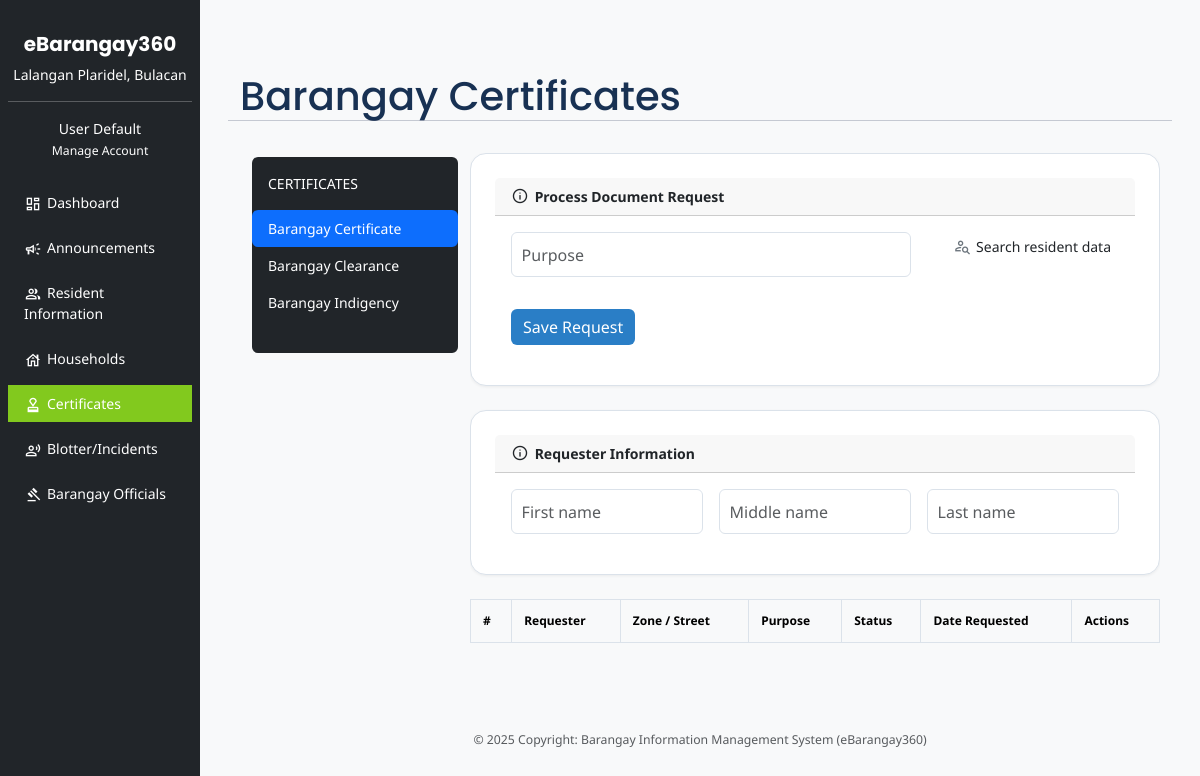
The app's page /public/index.php?page=barangay-certificates, older data.
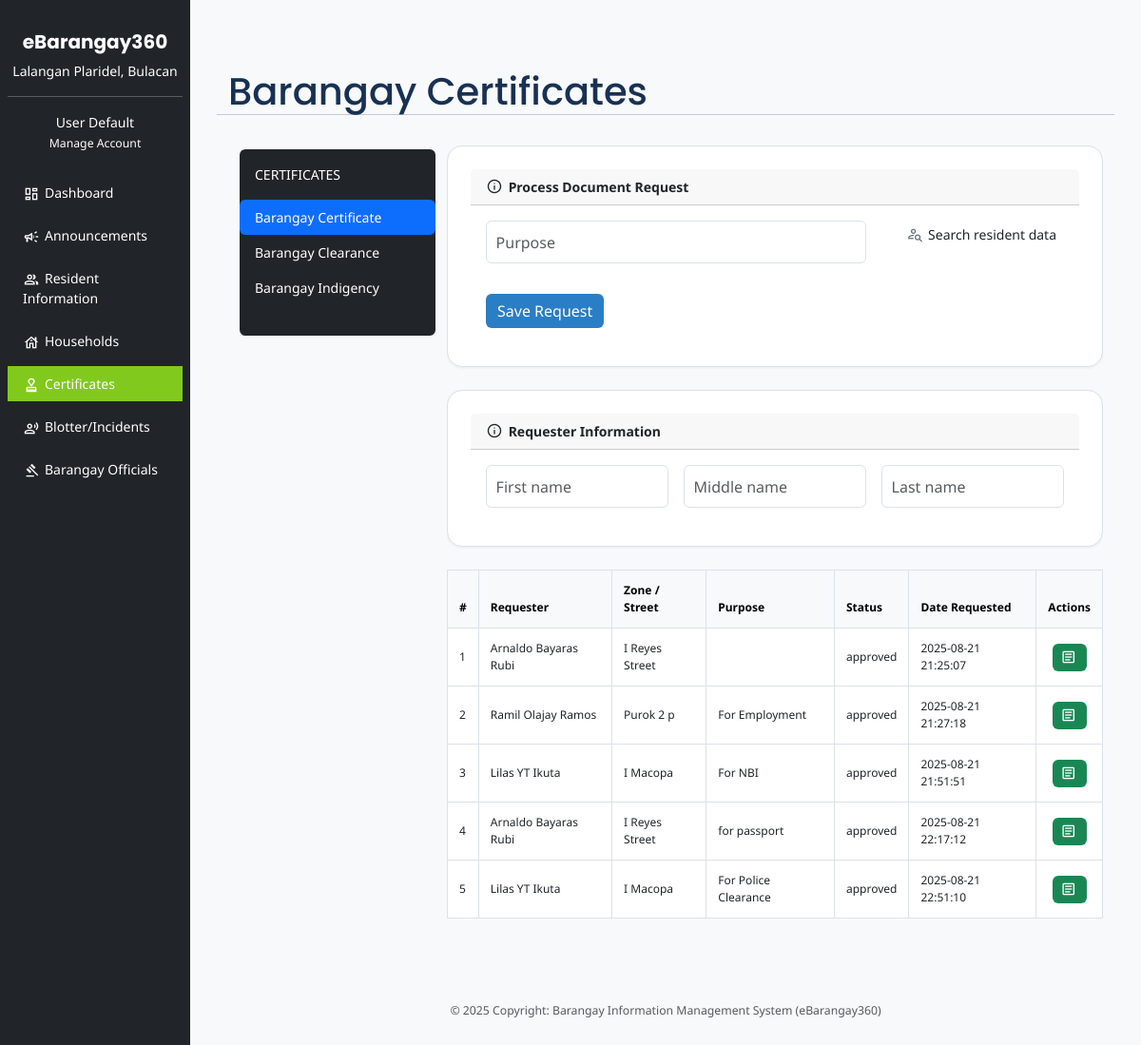
The same page, newer data.
### tables this page shows
CREATE TABLE `barangay_certificate_requests` (
  `id` int(11) NOT NULL,
  `resident_id` int(11) NOT NULL,
  `purpose` varchar(50) NOT NULL,
  `status` varchar(50) NOT NULL,
  `requested_at` datetime NOT NULL
);

CREATE TABLE `residents` (
  `id` int(11) NOT NULL,
  `user_id` int(11) DEFAULT NULL,
  `first_name` varchar(255) DEFAULT NULL,
  `middle_name` varchar(255) DEFAULT NULL,
  `last_name` varchar(255) DEFAULT NULL,
  `date_of_birth` date DEFAULT NULL,
  `place_of_birth_province` varchar(255) DEFAULT NULL,
  `place_of_birth_city_municipality` varchar(255) NOT NULL,
  `place_of_birth_barangay` varchar(255) NOT NULL,
  `gender` varchar(10) DEFAULT NULL,
  `civil_status` varchar(50) DEFAULT NULL,
  `email` varchar(255) NOT NULL,
  `phone_number` varchar(255) NOT NULL,
  `alias_nickname` varchar(255) NOT NULL,
  `occupation` varchar(255) NOT NULL,
  `permanent_province` varchar(255) NOT NULL,
  `permanent_city_municipality` varchar(255) NOT NULL,
  `permanent_barangay` varchar(255) NOT NULL,
  `permanent_street` varchar(255) NOT NULL,
  `permanent_zone` varchar(255) NOT NULL,
  `permanent_landmark` varchar(255) NOT NULL,
  `present_province` varchar(255) NOT NULL,
  `present_city_municipality` varchar(255) NOT NULL,
  `present_barangay` varchar(255) NOT NULL,
  `present_zone` varchar(255) NOT NULL,
  `present_street` varchar(255) NOT NULL,
  `present_landmark` varchar(255) NOT NULL,
  `photo_filename` varchar(255) DEFAULT NULL,
  `has_account` tinyint(1) NOT NULL,
  `unemployed` tinyint(4) NOT NULL,
  `alive` tinyint(1) NOT NULL,
  `is_deleted` tinyint(1) NOT NULL,
  `created_at` timestamp NOT NULL DEFAULT current_timestamp(),
  `updated_at` timestamp NOT NULL DEFAULT current_timestamp() ON UPDATE current_timestamp(),
  `valid_id_type` varchar(255) DEFAULT NULL,
  `valid_id_number` varchar(255) DEFAULT NULL
);

### resources/views/barangay-certificates.php (the view, shortened to what this page needs)
<?php
  require '../config/database.php';
?>
<main id="residents-dashboard" class="col-md-10 ms-sm-auto px-md-4 py-4">
  <div class="px-3 py-5">
      <div class="row mb-3">
          <h1 class="m-0">Barangay Certificates</h1>
          <hr>
      </div>
      <div class="row mx-0">
          <section class="col-md-3">
              <div class="sticky-top py-1">
                  <div class="bg-dark text-white rounded">
                      <nav class="nav flex-column nav-pills py-3">
                          <p class="text-uppercase text-truncate ps-3">Certificates</p>
                          <ul class="list-unstyled">
                              <li class="nav-item">
                                  <a href="?page=barangay-certificates" class="nav-link text-white text-truncate <?php if ($page == 'barangay-certificates') echo 'active'; ?>" aria-current="page">
                                      Barangay Certificate
                                  </a>
                              </li>
                              <li class="nav-item">
                                  <a href="?page=barangay-clearance" class="nav-link text-white text-truncate <?php if ($page == 'barangay-clearance') echo 'active'; ?>" aria-current="page">
                                      Barangay Clearance
                                  </a>
                              </li>
                              <li class="nav-item">
                                  <a href="?page=barangay-certificate-of-indigency" class="nav-link text-white text-truncate <?php if ($page == 'barangay-certificate-of-indigency') echo 'active'; ?>" aria-current="page">
                                      Barangay Indigency
                                  </a>
                              </li>
                          </ul>
                      </nav>
                  </div>
              </div>
          </section>
          <section class="inner-content col-md-9 p-0 bg-transparent rounded" style="overflow: hidden;">
            <form method="POST" class="needs-validation" id="barangay-certificate-form" class="px-3 py-4" novalidate action="<?= ACTIONS_URL ?>add-request-barangay-certificate.php" enctype="multipart/form-data">
                <div class="card mb-4">
                    <div class="card-header fw-bold"><i class="add-resident-subheading-icon material-symbols-outlined md-18 text-dark">Info</i> Process Document Request</div>
                    <div class="card-body row g-3">
                        <div class="col-md-8"><input type="text" name="purpose" class="form-control" placeholder="Purpose" required>
                        </div>
                        <div class="col-md-4 d-flex justify-content-end g-3 mb-3 align-items-end">
                            <button type="button" class="btn btn-sm btn-outline-dark" data-bs-toggle="modal"  data-bs-target="#resident-search-modal">
                            <i class="material-symbols-outlined md-18 text-secondary">person_search</i> Search resident data </button>
                        </div>
                    </div>
                    <div class="card-body row g-3">
                        <div class="col-md-8">
                            <button type="submit" class="btn btn-primary">Save Request</button>
                        </div>
                    </div>
                </div>
                <div class="card mb-4">
                    <div class="card-header fw-bold"><i class="add-resident-subheading-icon material-symbols-outlined md-18 text-dark">Info</i> Requester Information</div>
                    <div class="card-body row g-3">
                        <div class="col-md-4"><input type="text" readonly name="resident_first_name" class="form-control" placeholder="First name" required>
                        </div>
                        <div class="col-md-4"><input type="text" readonly name="resident_middle_name" class="form-control" placeholder="Middle name"></div>
                        <div class="col-md-4"><input type="text" readonly name="resident_last_name" class="form-control" placeholder="Last name" required>
                        </div>
                    </div>
                </div>
            </form>
            <div class="table-responsive">
            <table id="residents-table" class="table table-bordered align-middle">
                <thead class="table-light">
                <tr>
                    <th>#</th>
                    <th>Requester</th>
                    <th>Zone / Street</th>
                    <th>Purpose</th>
                    <th>Status</th>
                    <th>Date Requested</th>
                    <th>Actions</th>
                </tr>
                </thead>
                <tbody>
                <?php
                    $stmt = $pdo->query("SELECT r.last_name,r.first_name, r.middle_name, r.date_of_birth, r.gender, r.civil_status, r.present_zone, r.present_street, bcr.id, bcr.purpose, bcr.status, bcr.requested_at
                        FROM residents r
                        JOIN barangay_certificate_requests bcr ON r.id = bcr.resident_id");
                    while ($row = $stmt->fetch(PDO::FETCH_ASSOC)) {
                    ?>
                    <tr>
                    <td><?php echo $row['id']; ?></td>
                    <td><?php echo $row['first_name'] . ' ' . $row['middle_name'] . ' ' . $row['last_name']; ?></td>
                    <td><?php echo $row['present_zone']. ' ' . $row['present_street']; ?></td>
                    <td><?php echo $row['purpose']; ?></td>
                    <td><?php echo $row['status']; ?></td>
                    <td><?php echo $row['requested_at']; ?></td>
                    <td class="text-center">
                        <a data-id="<?= $row['id'] ?>" href="?page=barangay-certificates&success=1&request_id=<?= $row['id'] ?>" class="btn btn-sm btn-success text-white edit-btn" title="View Barangay Certificate"><i class="material-symbols-outlined md-18">article</i></a>
                    </td>
                    </tr>
                    <?php } ?>
                </tbody>
            </table>
            </div>
          </section>
      </div>
  </div>

### public/index.php (shortened to what this page needs)
<?php
$view = function($page, $data = [], $layout = 'app') {
    extract($data);
    if ($layout === 'auth') {
        require BASE_PATH . "/resources/views/layouts/auth-header.php";
        require BASE_PATH . "/resources/views/{$page}.php";
        require BASE_PATH . "/resources/views/layouts/auth-footer.php";
    } else {
        require BASE_PATH . "/resources/views/layouts/header.php";
        require BASE_PATH . "/resources/views/layouts/sidebar.php";
        require BASE_PATH . "/resources/views/{$page}.php";
        require BASE_PATH . "/resources/views/layouts/footer.php";
    }
};
$page = $_GET['page'] ?? 'login';
switch ($page) {
    case 'barangay-certificates':
        $view('barangay-certificates', ['title' => 'Barangay Certificates - eBarangay360']);
        break;
}

### resources/views/layouts/header.php (shortened to what this page needs)
<!DOCTYPE html>
<html lang="en">
<head>
  <link href="https://cdn.jsdelivr.net/npm/bootstrap@5.3.0/dist/css/bootstrap.min.css" rel="stylesheet">
  <link href="https://cdn.datatables.net/1.13.4/css/dataTables.bootstrap5.min.css" rel="stylesheet">
  <link href="css/custom.css" rel="stylesheet">
  <link href="css/print.css" rel="stylesheet">
</head>
<body id="dashboard">
  <div class="container-fluid">
    <div class="row">

### resources/views/layouts/sidebar.php
<nav id="sidebar" class="col-md-2 d-none d-md-block sidebar py-3 px-2">
  <div class="text-center text-white mb-4">
    <h5 id="side-bar-title">eBarangay360</h5>
    <p>Lalangan Plaridel, Bulacan</p>
    <hr class="bg-white">
    <p>User Default<br><small>Manage Account</small></p>
  </div>
  <ul class="nav flex-column">
    <li class="nav-item mb-2"><a href="?page=dashboard" class="nav-link <?php echo $page === 'dashboard' ? 'active' : ''; ?>"><i class="material-symbols-outlined md-18">dashboard</i>Dashboard</a></li>
    <li class="nav-item mb-2"><a href="?page=announcements" class="nav-link <?php echo $page === 'announcements' ? 'active' : ''; ?>"><i class="material-symbols-outlined md-18">campaign</i>Announcements</a></li>
    <li class="nav-item mb-2"><a href="?page=residents" class="nav-link <?php echo $page === 'residents' || $page === 'add-resident' ? 'active' : ''; ?>"><i class="material-symbols-outlined md-18">people</i>Resident Information</a></li>
    <li class="nav-item mb-2"><a href="?page=households" class="nav-link <?php echo $page === 'households' || $page === 'add-household' || $page === 'add-household-members' ? 'active' : ''; ?>"><i class="material-symbols-outlined md-18">house</i>Households</a></li>
    <li class="nav-item mb-2"><a href="?page=barangay-certificates" class="nav-link <?php echo $page === 'barangay-certificates' || $page === 'barangay-clearance' || $page === 'barangay-certificate-of-indigency' ? 'active' : ''; ?>"><i class="material-symbols-outlined md-18">approval</i>Certificates</a></li>
    <li class="nav-item mb-2"><a href="?page=blotter-reports" class="nav-link <?php echo $page === 'blotter-reports' || $page === 'add-new-blotter-report' || $page === 'edit-blotter-report' ? 'active' : ''; ?>"><i class="material-symbols-outlined md-18">record_voice_over</i>Blotter/Incidents</a></li>
    <li class="nav-item mb-2"><a href="?page=barangay-officials" class="nav-link <?php echo $page === 'barangay-officials' ? 'active' : ''; ?>"><i class="material-symbols-outlined md-18">gavel</i>Barangay Officials</a></li>
  </ul>
</nav>

### resources/views/layouts/footer.php (shortened to what this page needs)
        <footer class="text-center mt-4">
          <p class="text-muted small">&copy; 2025 Copyright: Barangay Information Management System (eBarangay360)</p>
        </footer>
      </main>
    </div>
  </div>
</body>
</html>

### public/css/custom.css (style rules this page uses)
body { font-family: 'Noto Sans', sans-serif; font-size: 14px; color: #2e3a59; background-color: #f9fafc; margin: 0; padding: 0; }
h1, h2, h3, h4, h5, h6 { font-family: 'Poppins', serif; color: #183153; margin-top: 1rem; margin-bottom: 0.5rem; }
a { color: #2a7ec6; text-decoration: none; }
:root { --primary-color: #2a7ec6; --primary-dark: #1c5e9d; --accent-color: #1f9c9f; --bg-color: #f4f7fa; --text-color: #2e3a59; --border-color: #dbe2ea; }
.btn { font-family: 'Noto Sans', sans-serif; padding: 0.5rem .75; border-radius: 0.375rem; border: none; cursor: pointer; transition: all 0.2s ease; }
.btn-primary { background-color: var(--primary-color); color: #fff; }
.card { background: #ffffff; border: 1px solid var(--border-color); border-radius: 0.5rem; padding: 1.5rem; margin-bottom: 1.5rem; box-shadow: 0 1px 3px rgba(0, 0, 0, 0.06); }
input[type="text"], input[type="email"], input[type="number"], input[type="date"], input[type="time"], select, textarea { width: 100%; padding: 0.6rem; font-size: 1rem; font-family: 'Noto Sans', sans-serif; border: 1px solid var(--border-color); border-radius: 0.375rem; background-color: #fff; color: var(--text-color); }
.table { width: 100%; border-collapse: collapse; font-family: 'Noto Sans', sans-serif; margin-bottom: 1rem; }
.table thead { background-color: var(--primary-color); color: white; }
.table th, .table td { padding: 0.75rem; border: 1px solid var(--border-color); text-align: left; }
.text-center { text-align: center; }
.text-muted { color: #6c757d; }
.material-symbols-outlined { vertical-align: middle; color: #fff; }
.material-symbols-outlined.md-18 { font-size: 18px; }
body { background-image: url('background.jpg'); background-size: cover; background-position: center; height: 100vh; }
.card { border-radius: 1rem; overflow: hidden; }
#dashboard { background-color: #f8f9fa; }
.sidebar { min-height: 100vh; background-color: #212529; }
.sidebar a { color: #fff; text-decoration: none; }
.sidebar .active { background-color: #82c91e; }
#sidebar .material-symbols-outlined { margin-top: -2px; margin-right: 5px; }
body { background-color: rgb(231, 231, 231); }
#side-bar-title { font-size: 1.25rem; font-weight: bold; color: white; }
#residents-table { font-size: 12px; }
.inner-content { background-color: #ffffff; }
#residents-dashboard .material-symbols-outlined { vertical-align: middle; margin-right: 2px; margin-top: -4px; }
.add-resident-subheading-icon.material-symbols-outlined { vertical-align: middle; margin-right: 1px; margin-top: -2px; }

Row changes from the older to the newer data that the page shows:
added barangay_certificate_requests: id "1", resident.first_name "Arnaldo", resident.middle_name "Bayaras", resident.last_name "Rubi", resident.present_zone "I", resident.present_street "Reyes Street", status "approved", requested_at "2025-08-21 21:25:07"
added barangay_certificate_requests: id "2", resident.first_name "Ramil", resident.middle_name "Olajay", resident.last_name "Ramos", resident.present_zone "Purok 2", resident.present_street "p", purpose "For Employment", status "approved", requested_at "2025-08-21 21:27:18"
added barangay_certificate_requests: id "3", resident.first_name "Lilas YT", resident.last_name "Ikuta", resident.present_zone "I", resident.present_street "Macopa", purpose "For NBI", status "approved", requested_at "2025-08-21 21:51:51"
added barangay_certificate_requests: id "4", resident.first_name "Arnaldo", resident.middle_name "Bayaras", resident.last_name "Rubi", resident.present_zone "I", resident.present_street "Reyes Street", purpose "for passport", status "approved", requested_at "2025-08-21 22:17:12"
added barangay_certificate_requests: id "5", resident.first_name "Lilas YT", resident.last_name "Ikuta", resident.present_zone "I", resident.present_street "Macopa", purpose "For Police Clearance", status "approved", requested_at "2025-08-21 22:51:10"
